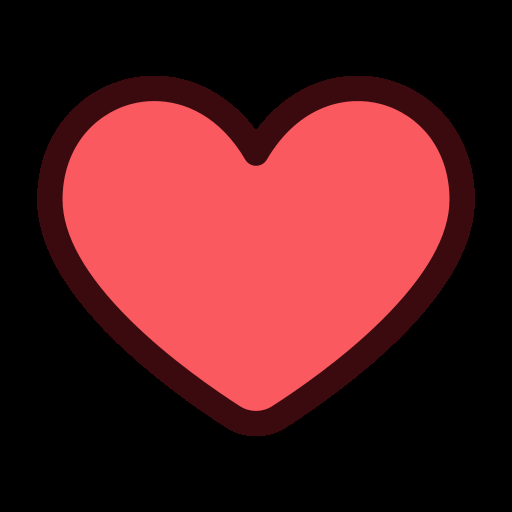
#> input picture python/heart.png, 512 x 512 px
$ python opencv.py
#> lines starting #> are read from the running program, lines starting #| are printed output that depends on the picture
import cv2
print(cv2.__version__)

# 이미지 읽기
img = cv2.imread('heart.png',1)
#> img is the input picture: shape (512, 512, 3); mean B, G, R 32, 29.6, 86.4
img2 = cv2.imread('heart.png', cv2.IMREAD_GRAYSCALE)
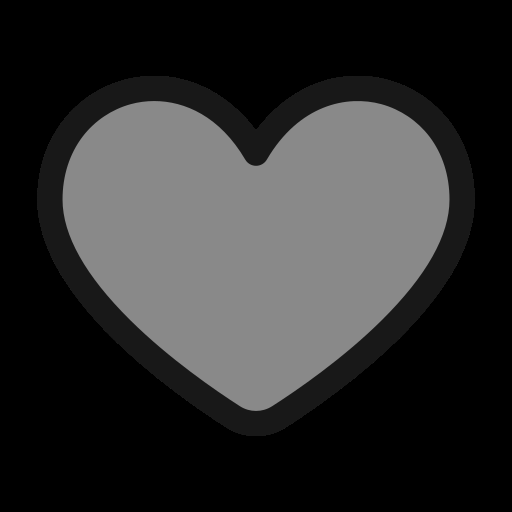
#> img2: shape (512, 512); min 0, max 137, mean 46.6

# 이미지 화면에 표시
cv2.imshow('Test', img)
cv2.imshow('Test', img2)
cv2.waitKey(0)

# 이미지 윈도우 삭제
cv2.destroyAllWindows()

# 이미지 다른 파일로 저장
cv2.imwrite('test2.jpg',img2)


'''
# 이미지 읽기
img = cv2.imread('heart.png',1)
img2 = cv2.imread('heart.png',cv2.IMREAD_GRAYSCALE)

cv2.imshow('Test', img)
cv2.imshow('Test', img2)
cv2.waitKey(0)

#이미지 윈도우 삭제
cv2.destroyAllWindows()


#이미지 다른 파일로 저장
cv2.imwrite('test2.jpg',img2)
'''
